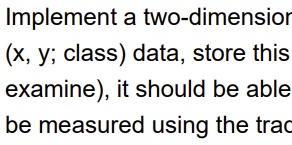
#> input picture data/msg.jpg, 292 x 145 px
$ python utils.py   (older library calls are emulated)
#> lines starting #> are read from the running program, lines starting #| are printed output that depends on the picture; after the words box and inside, x2 and y2 are one past the last pixel; in counts of white or black regions, pixels touching at a corner belong together; long printed decimals are rounded
import numpy as np
import cv2
from huffman import createTree,walkTree_VLR,encodeImage,decodeHuffmanByDict

def encode_str(msg):
    '''字符串转二进制ascii'''
    return ''.join([f"{ord(i):08b}" for i in msg])


def decode_str(msg):
    return ''.join([chr(int(i, 2)) for i in (msg[i:i + 8] for i in range(0, len(msg), 8))])

def encode_img(img):
    '''二值图像转二进制'''
    x,y=img.shape
    return "{0:0>10b}{1:0>10b}".format(x,y)+''.join(map(str,img.ravel()))
    # return ''.join(map(str,img.ravel()))

# [12 lines left out: function decode_img, not called in this run]


def ncc(img1,img2):
    '''计算图像归一化相关'''
    return np.mean(np.multiply((img1-np.mean(img1)),(img2-np.mean(img2))))/(np.std(img1)*np.std(img2))


tree4c={'0000':'0','1111':'100',
        '0001':'1010','1000':'1011','0011':'1100','1100':'1101','0111':'1110','1110':'11110',
        '0110':'1111100',
        '1001':'11111010','0010':'11111011','0100':'11111100','1011':'11111101','1101':'11111110',
        '0101':'111111110','1010':'111111111'
        }


def huffman_encode4(stream):
    '''预定义的霍夫曼树编码,适用于连续01,且0较多'''
    # tree4=dict.fromkeys(tree4c.keys, 0)
    stream=''.join(['0' if m=='1' else '1' for m in stream])
    lenth=len(stream)
    res=''
    r=lenth%4
    res+=f"{r:02b}"     # 2位记录余数，单独处理
    if r!=0:
        res+=stream[:r]
        stream=stream[r:]
        lenth=len(stream)
    for i in range(0,lenth,4):
        ii=stream[i:i+4]
        res+=tree4c[ii]
        # tree4[ii]+=1
    return res

def huffman_decode4(stream):
    ivtree = {v: k for k, v in tree4c.items()}
    res=''
    # print(stream[:2])
    r=int(stream[:2],2)
    if r!=0:
        res+=stream[2:2+r]
        stream=stream[2+r:]
    else:
        stream=stream[2:]
    lenth=len(stream)
    i=0
    hight=[1,3,4,5,7,8,9]
    while i < lenth:
        for h in hight:
            if stream[i:i+h] in ivtree:
                res+=ivtree[stream[i:i+h]]
                i+=h
                break

    res=''.join(['0' if m=='1' else '1' for m in res])
    return res


# [70 lines left out: functions golomb_encode2, golomb_decode2, not called in this run]

def compression_encode(stream,fix=4):
    '''一种游程编码'''
    res=''
    count0=0
    count1=0
    i=0
    while i<len(stream):
    # iter=enumerate(stream)
    # for i,s in iter:
        if stream[i]=='0':
            count0+=1
            if count1==0:i+=1
            elif count1<4:
                res+='0'
                res+=stream[i-count1:i-count1+fix]
                i=i-count1+fix
                count1=0
                count0=0
                # next(iter)
            else:
                l=int(np.log2(count1))
                ll=(l-1)*'1'+'0'
                res+=ll
                res+=f"{count1-2**l:0{l}b}1"
                count1=0
                i+=1

        else:
            count1+=1
            if count0==0:i+=1
            elif count0<4:
                res+='0'
                res+=stream[i-count0:i-count0+fix]
                i=i-count0+fix
                count0=0
                count1=0
            else:
                l=int(np.log2(count0))
                ll=(l-1)*'1'+'0'
                res+=ll
                res+=f"{count0-2**l:0{l}b}0"
                count0=0
                i+=1
    if count1>=4:
        l=int(np.log2(count1))
        ll=(l-1)*'1'+'0'
        res+=ll
        res+=f"{count1-2**l:0{l}b}1"
    elif count1>0:
        res+='0'
        res+=stream[i-count1:]
    elif count0>=4:
        l=int(np.log2(count0))
        ll=(l-1)*'1'+'0'
        res+=ll
        res+=f"{count0-2**l:0{l}b}0"
    elif count0>0:
        res+='0'
        res+=stream[i-count0:]
    return res

def compression_decode(stream,fix=4):
    res=''
    i=0
    while i<len(stream):
        if stream[i]=='0':
            i+=1
            res+=stream[i:i+fix]
            i+=fix
        else:
            j=i
            while stream[i]=='1':i+=1
            l=i-j+1
            i+=1
            count=2**(l)+int(stream[i:i+l],2)
            i+=l
            res+=count*stream[i]
            i+=1
    return res

# [28 lines left out: functions huffman_encode, huffman_decode, not called in this run]

if __name__ == '__main__':
    # s="00101100111111111000000000111111"
    # golomb_encode2
    # huffman_encode4
    # huffman_encode
    # compression_encode
    # s_=huffman_encode4(s)
    # print(len(s_)/len(s),s==huffman_decode4(s_))

    msg=cv2.imread('./data/msg.jpg',cv2.CV_8UC1)
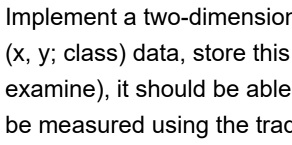
#> msg: shape (145, 292); min 0, max 255, mean 220.6
    # cv2.imshow('1',msg)
    # cv2.waitKey(0)
    # print(msg.shape)
    ret, msg = cv2.threshold(msg, 200, 255, cv2.THRESH_BINARY)
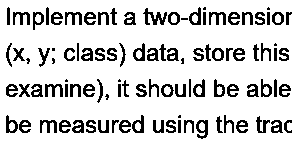
#> msg: shape (145, 292); 82.9% white; black in thin lines or dots, all inside (x1, y1, x2, y2) = (6, 7, 292, 139)
    msg[msg>0]=1
    msg=encode_img(msg)
    msgC=huffman_encode4(msg)
    print(len(msgC)/len(msg),msg==huffman_decode4(msgC))
#| 0.4966 True
    msgC=compression_encode(msg)
    print(len(msgC)/len(msg),msg==compression_decode(msgC))
#| 0.447 True
